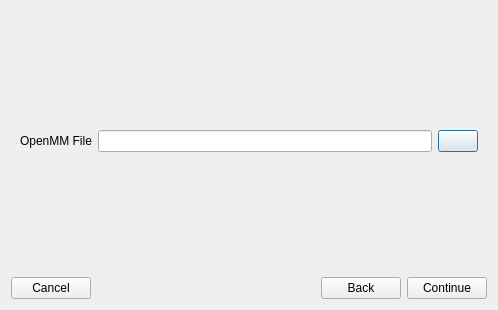
<?xml version="1.0" encoding="UTF-8"?>
<ui version="4.0">
 <class>ImportForcefieldWizardDialog</class>
 <widget class="QDialog" name="ImportForcefieldWizardDialog">
  <property name="geometry">
   <rect>
    <x>0</x>
    <y>0</y>
    <width>498</width>
    <height>310</height>
   </rect>
  </property>
  <property name="windowTitle">
   <string>Dialog</string>
  </property>
  <layout class="QVBoxLayout" name="verticalLayout_2">
   <item>
    <layout class="QVBoxLayout" name="verticalLayout">
     <item>
      <widget class="QStackedWidget" name="stackedWidget">
       <property name="minimumSize">
        <size>
         <width>319</width>
         <height>120</height>
        </size>
       </property>
       <property name="currentIndex">
        <number>0</number>
       </property>
       <widget class="QWidget" name="page">
        <layout class="QVBoxLayout" name="verticalLayout_3">
         <item>
          <layout class="QHBoxLayout" name="horizontalLayout">
           <item>
            <widget class="QLabel" name="label">
             <property name="text">
              <string>OpenMM File</string>
             </property>
            </widget>
           </item>
           <item>
            <widget class="QLineEdit" name="lineEdit"/>
           </item>
           <item>
            <widget class="QPushButton" name="xmlFileButton">
             <property name="text">
              <string/>
             </property>
             <property name="icon">
              <iconset>
               <normaloff>:/menu/icons/menu_open.svg</normaloff>:/menu/icons/menu_open.svg</iconset>
             </property>
            </widget>
           </item>
          </layout>
         </item>
        </layout>
       </widget>
       <widget class="QWidget" name="page_2">
        <layout class="QVBoxLayout" name="verticalLayout_4">
         <item>
          <widget class="QLabel" name="label_2">
           <property name="text">
            <string>Atom Types</string>
           </property>
          </widget>
         </item>
         <item>
          <widget class="QTableWidget" name="atomTypeTable"/>
         </item>
         <item>
          <widget class="QLabel" name="label_3">
           <property name="text">
            <string>Bonds</string>
           </property>
          </widget>
         </item>
         <item>
          <widget class="QTableWidget" name="BondTable"/>
         </item>
        </layout>
       </widget>
      </widget>
     </item>
     <item>
      <layout class="QHBoxLayout" name="horizontalLayout_2">
       <item>
        <widget class="QPushButton" name="cancelButton">
         <property name="text">
          <string>Cancel</string>
         </property>
        </widget>
       </item>
       <item>
        <spacer name="horizontalSpacer">
         <property name="orientation">
          <enum>Qt::Horizontal</enum>
         </property>
         <property name="sizeHint" stdset="0">
          <size>
           <width>40</width>
           <height>20</height>
          </size>
         </property>
        </spacer>
       </item>
       <item>
        <widget class="QPushButton" name="backButton">
         <property name="text">
          <string>Back</string>
         </property>
        </widget>
       </item>
       <item>
        <widget class="QPushButton" name="ContinueButton">
         <property name="text">
          <string>Continue</string>
         </property>
        </widget>
       </item>
      </layout>
     </item>
    </layout>
   </item>
  </layout>
 </widget>
 <tabstops>
  <tabstop>lineEdit</tabstop>
  <tabstop>xmlFileButton</tabstop>
  <tabstop>ContinueButton</tabstop>
  <tabstop>backButton</tabstop>
  <tabstop>cancelButton</tabstop>
  <tabstop>BondTable</tabstop>
  <tabstop>atomTypeTable</tabstop>
 </tabstops>
 <resources>
  <include location="main.qrc"/>
 </resources>
 <connections>
  <connection>
   <sender>cancelButton</sender>
   <signal>clicked()</signal>
   <receiver>ImportForcefieldWizardDialog</receiver>
   <slot>reject()</slot>
   <hints>
    <hint type="sourcelabel">
     <x>53</x>
     <y>282</y>
    </hint>
    <hint type="destinationlabel">
     <x>145</x>
     <y>295</y>
    </hint>
   </hints>
  </connection>
  <connection>
   <sender>ContinueButton</sender>
   <signal>clicked()</signal>
   <receiver>ImportForcefieldWizardDialog</receiver>
   <slot>nextStack()</slot>
   <hints>
    <hint type="sourcelabel">
     <x>455</x>
     <y>291</y>
    </hint>
    <hint type="destinationlabel">
     <x>493</x>
     <y>296</y>
    </hint>
   </hints>
  </connection>
  <connection>
   <sender>backButton</sender>
   <signal>clicked()</signal>
   <receiver>ImportForcefieldWizardDialog</receiver>
   <slot>prevStack()</slot>
   <hints>
    <hint type="sourcelabel">
     <x>352</x>
     <y>284</y>
    </hint>
    <hint type="destinationlabel">
     <x>288</x>
     <y>293</y>
    </hint>
   </hints>
  </connection>
  <connection>
   <sender>lineEdit</sender>
   <signal>textChanged(QString)</signal>
   <receiver>ImportForcefieldWizardDialog</receiver>
   <slot>xmlString(QString)</slot>
   <hints>
    <hint type="sourcelabel">
     <x>400</x>
     <y>136</y>
    </hint>
    <hint type="destinationlabel">
     <x>496</x>
     <y>151</y>
    </hint>
   </hints>
  </connection>
  <connection>
   <sender>xmlFileButton</sender>
   <signal>clicked()</signal>
   <receiver>ImportForcefieldWizardDialog</receiver>
   <slot>xmlFileDialog()</slot>
   <hints>
    <hint type="sourcelabel">
     <x>458</x>
     <y>138</y>
    </hint>
    <hint type="destinationlabel">
     <x>494</x>
     <y>112</y>
    </hint>
   </hints>
  </connection>
 </connections>
 <slots>
  <slot>nextStack()</slot>
  <slot>prevStack()</slot>
  <slot>xmlString(QString)</slot>
  <slot>xmlFileDialog()</slot>
 </slots>
</ui>
